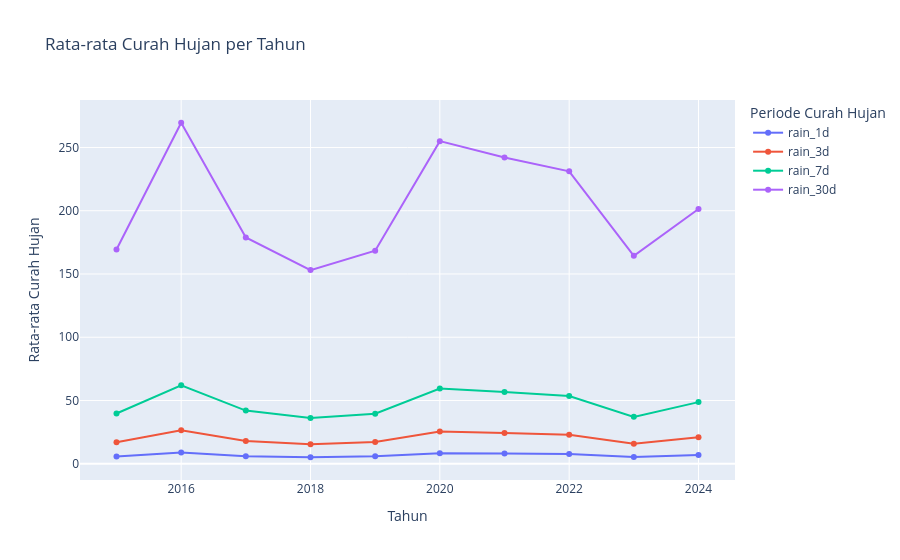

Here is the notebook cell this chart was saved with:
### Code cell
rain_plot = rain_yearly.to_pandas().melt(
    id_vars="year",
    var_name="Periode Curah Hujan",
    value_name="Rata-rata Curah Hujan"
)

fig3 = px.line(
    rain_plot,
    x="year",
    y="Rata-rata Curah Hujan",
    color="Periode Curah Hujan",
    markers=True,
    title="Rata-rata Curah Hujan per Tahun",
    labels={
        "year": "Tahun",
        "Rata-rata Curah Hujan": "Rata-rata Curah Hujan"
    }
)

fig3.update_layout(hovermode="x unified")
fig3.show()

### Figure 1 — Plotly figure (JSON) as saved in the notebook; plotly's stock layout.template omitted (floating-point values rounded to 4 significant figures)
{"data": [{"hovertemplate": "Periode Curah Hujan=rain_1d<br>Tahun=%{x}<br>Rata-rata Curah Hujan=%{y}<extra></extra>", "legendgroup": "rain_1d", "line": {"color": "#636efa", "dash": "solid"}, "marker": {"symbol": "circle"}, "mode": "lines+markers", "name": "rain_1d", "orientation": "v", "showlegend": true, "type": "scatter", "x": [2015, 2016, 2017, 2018, 2019, 2020, 2021, 2022, 2023, 2024], "xaxis": "x", "y": [5.653, 8.859, 6.0, 5.129, 5.858, 8.374, 8.101, 7.67, 5.248, 6.944], "yaxis": "y"}, {"hovertemplate": "Periode Curah Hujan=rain_3d<br>Tahun=%{x}<br>Rata-rata Curah Hujan=%{y}<extra></extra>", "legendgroup": "rain_3d", "line": {"color": "#EF553B", "dash": "solid"}, "marker": {"symbol": "circle"}, "mode": "lines+markers", "name": "rain_3d", "orientation": "v", "showlegend": true, "type": "scatter", "x": [2015, 2016, 2017, 2018, 2019, 2020, 2021, 2022, 2023, 2024], "xaxis": "x", "y": [17.0, 26.53, 18.0, 15.44, 17.22, 25.4, 24.3, 22.94, 15.8, 20.88], "yaxis": "y"}, {"hovertemplate": "Periode Curah Hujan=rain_7d<br>Tahun=%{x}<br>Rata-rata Curah Hujan=%{y}<extra></extra>", "legendgroup": "rain_7d", "line": {"color": "#00cc96", "dash": "solid"}, "marker": {"symbol": "circle"}, "mode": "lines+markers", "name": "rain_7d", "orientation": "v", "showlegend": true, "type": "scatter", "x": [2015, 2016, 2017, 2018, 2019, 2020, 2021, 2022, 2023, 2024], "xaxis": "x", "y": [39.68, 61.98, 42.01, 36.14, 39.6, 59.48, 56.7, 53.53, 37.06, 48.73], "yaxis": "y"}, {"hovertemplate": "Periode Curah Hujan=rain_30d<br>Tahun=%{x}<br>Rata-rata Curah Hujan=%{y}<extra></extra>", "legendgroup": "rain_30d", "line": {"color": "#ab63fa", "dash": "solid"}, "marker": {"symbol": "circle"}, "mode": "lines+markers", "name": "rain_30d", "orientation": "v", "showlegend": true, "type": "scatter", "x": [2015, 2016, 2017, 2018, 2019, 2020, 2021, 2022, 2023, 2024], "xaxis": "x", "y": [169.3, 269.6, 178.9, 153.1, 168.4, 255.0, 242.1, 231.2, 164.3, 201.4], "yaxis": "y"}], "layout": {"hovermode": "x unified", "legend": {"title": {"text": "Periode Curah Hujan"}, "tracegroupgap": 0}, "title": {"text": "Rata-rata Curah Hujan per Tahun"}, "xaxis": {"anchor": "y", "domain": [0, 1], "title": {"text": "Tahun"}}, "yaxis": {"anchor": "x", "domain": [0, 1], "title": {"text": "Rata-rata Curah Hujan"}}}}
